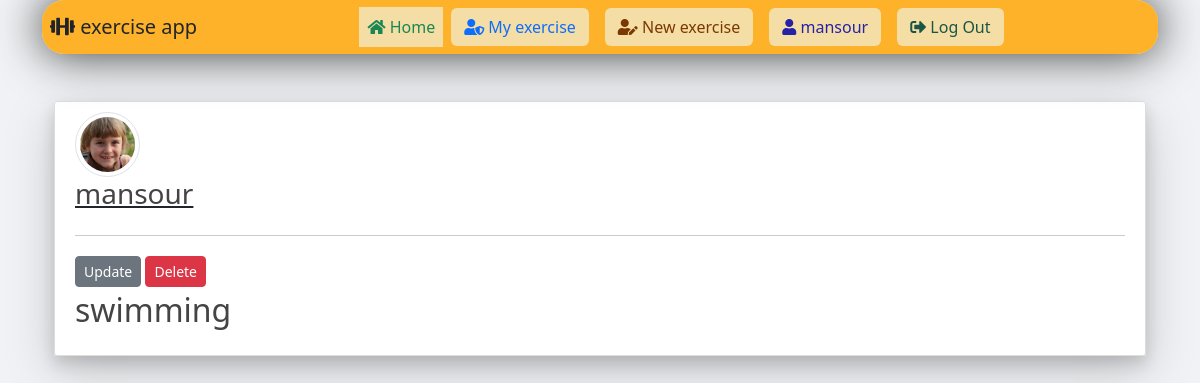
/Post/2/ (signed in), run on the app's committed database.
### blog/models.py (models this page shows, shortened)
class Post(models.Model):
	exercisename = models.ForeignKey('Category', on_delete=models.CASCADE)
	hour = models.IntegerField(default=0 )
	min = models.IntegerField(default=0)
	file = models.FileField(null=True,blank=True,upload_to='Files')
	content = models.TextField()
	date_Posted = models.DateTimeField(default=timezone.now)
	author = models.ForeignKey(User, on_delete=models.CASCADE)

class Category(models.Model):
	name = models.CharField(max_length=100)
	description = models.TextField()
	image = models.ImageField(upload_to='images/')
	def __str__(self):
		return self.name

### users/models.py (models this page shows, shortened)
class Profile(models.Model):
    user = models.OneToOneField(User, on_delete=models.CASCADE)
    image = models.ImageField(default='default.jpg', upload_to='profile_pics')

### blog/views.py (the view)
# urls.py: path('Post/<int:pk>/', PostDetailView.as_view(), name='Post-detail-api'),
class PostDetailView(DetailView):
    model = Post
    template_name = 'blog/Post_detail.html'

### blog/templates/blog/post_detail.html (shortened to what this page needs)
{% extends "blog/base.html" %}
{% block content %}
<div class="jumbotron mt-3 shadow-lg">
<article class="media content-section shadow ">
   <a href="{{ object.author.profile.image.url }} " target="_blank"> <img src="{{ object.author.profile.image.url }}  " alt="" class="article-img rounded-circle img-thumbnail img-fluid">
   </a>
    <div class="media-body">
      <div class="">
        <div class="d-flex justify-content-between">
        <a class="mr-2 mt-0 mb-0  text-dark" href="{% url 'user-Posts' object.author.username  %}"><h3>{{ object.author }}</h3></a>
        </div>
        <hr>
        {% if object.author == user %}
          <div>
            <a class="btn btn-secondary btn-sm mt-1 mb-1" href="{% url 'Post-update' object.id %}">Update</a>
            <a class="btn btn-danger btn-sm mt-1 mb-1" href="{% url 'Post-delete' object.id %}">Delete</a>
          </div>
        {% endif %}
      </div>
      <h2>{{ object.exercisename }}</h2>
    </div>
  </article>
{% endblock content %}

### blog/templates/blog/base.html (shortened to what this page needs)
{% load static %}
<!doctype html>
<html lang="en">
<head>
  <link href="https://cdn.jsdelivr.net/npm/bootstrap@5.2.0/dist/css/bootstrap.min.css" rel="stylesheet"
>
  <link rel="stylesheet" href="https://use.fontawesome.com/releases/v5.8.1/css/all.css">
  <link rel="stylesheet" href="{% static 'blog/main.css' %}">
</head>
<body class="container">
  <nav class="navbar navbar-expand-lg navbar-dark p-8 "
    style="border-radius: 22px;box-shadow: 0 0 46px;background: #ffa707d9;padding: 0;margin-bottom: 47px;">
    <a style="margin-left: 8px;" class="navbar-brand font-weight-bold text-dark" href="{% url 'blog-home' %}"><i
        class="fas fa-dumbbell"></i> exercise app </a>
    <div class="collapse navbar-collapse flex justify-content-center" id="navbarScroll">
      <ul class="navbar-nav mr-auto">
        <li class="nav-item">
          <a class="nav-link" style="
          background: #f0ffff94;
          color: #198754;" href="{% url 'blog-home' %}"><i class="fas fa-home"></i> Home </a>
        </li>
      </ul>
      <div style="display:flex;">
        {% if user.is_authenticated %}
        <a href="{% url 'user-Posts' user.id %}" class="btn m-2" style="
    background: #f0ffff94;
    color: #0d6efd;"><i class="fas fa-user-shield"></i> My
          exercise</a>
        <a href="{% url 'Post-create' %} " class="btn m-2" style="
    background: #f0ffff94;
    color: #7a3900;"><i class="fas fa-user-edit"></i> New exercise</a>
        <a href="{% url 'profile' %} " class="btn m-2" style="
    background: #f0ffff94;
    color: #2522a7;"><i class="fas fa-user"></i> {{ user.username }}</a>
        <a href="{% url 'logout' %} " class="btn m-2" style="
    background: #f0ffff94;
    color: #195645;"><i class="fas fa-sign-out-alt"></i> Log Out</a>
        {% endif %}
      </div>
    </div>
  </nav>
  <div class="container my-bg">
    {% block content %}
    {% endblock %}
  </div>
</body>
</html>

### api/static/blog/main.css (style rules this page uses)
body { background: #fafafa; color: #333333; margin-top: 0; }
h1, h2, h3, h4, h5, h6 { color: #444444; }
ul { margin: 0; }
.content-section { background: #ffffff; padding: 10px 20px; border: 1px solid #dddddd; border-radius: 3px; margin-bottom: 20px; }
.article-img { height: 65px; width: 65px; margin-right: 16px; }

### blog/templates/blog/base.html (style rules this page uses)
body { background-color: #f0f2f5 }

### data on the page
Post: author.profile.image (picture), author "mansour", exercisename "swimming"

### other printed values
{{ user.username }} "mansour"
